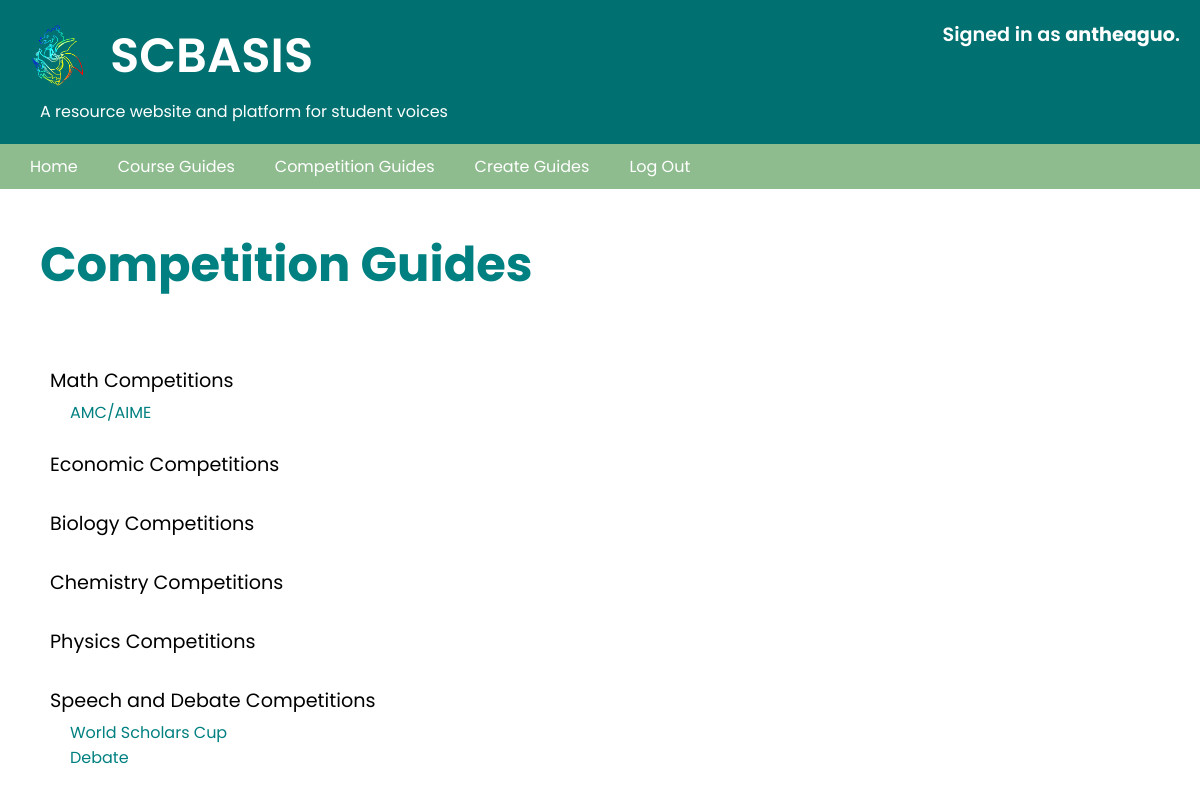
The app's page /competition_guides (signed in) with its own data.
### SCBASIS/models.py (models this page shows, shortened)
class User(AbstractUser):
    pass

class Competitions(models.Model):
    name_of_competition = models.CharField(max_length=32)
    competition_description = models.FileField(upload_to='competition_guides')
    editor = models.ForeignKey(User, on_delete = models.CASCADE, related_name="competitions", default = None)
    author = models.CharField(max_length=50, null=True, blank=True)
    date_created = models.DateTimeField(auto_now_add=True, auto_now = False, blank=True)
    competition_category = models.CharField(max_length=50)
    url_of_image = models.CharField(max_length=800)
    viewable = models.BooleanField(default=True, blank=True, null=True)

### SCBASIS/views.py (the view)
# urls.py: path("competition_guides", views.competition_guides, name="competition_guides"),
def competition_guides(request):
    math_competitions = Competitions.objects.filter(competition_category="Math").filter(
        viewable=True
    )
    economic_competitions = Competitions.objects.filter(
        competition_category="Economics"
    ).filter(viewable=True)
    biology_competitions = Competitions.objects.filter(
        competition_category="Biology"
    ).filter(viewable=True)
    chemistry_competitions = Competitions.objects.filter(
        competition_category="Chemistry"
    ).filter(viewable=True)
    physics_competitions = Competitions.objects.filter(
        competition_category="Physics"
    ).filter(viewable=True)
    speech_and_debate_competition = Competitions.objects.filter(
        competition_category="Speech and Debate"
    ).filter(viewable=True)
    return render(
        request,
        "scbasis/competition_guides.html",
        {
            "math_competitions": math_competitions,
            "economic_competitions": economic_competitions,
            "biology_competitions": biology_competitions,
            "chemistry_competitions": chemistry_competitions,
            "physics_competitions": physics_competitions,
            "speech_and_debate_competitions": speech_and_debate_competition,
        },
    )

### SCBASIS/templates/scbasis/competition_guides.html (shortened to what this page needs)
{% extends "scbasis/layout.html" %}
{% block body %}
{% load static %}
    <link rel="stylesheet" type="text/css" href="{% static 'scbasis/course_and_competition_page/styles.css' %}">
        <h2 id='heading'>Competition Guides</h2>
        <br>
    <div class = "container">
        <label>Math Competitions</label>
        <ul class="course_list">
            {% for competition in math_competitions %}
                <a href="{% url 'display_competitions' competition.id %}">
                <li class="course_name">{{competition.name_of_competition}}</li>
                </a>
            {% endfor %}
        </ul>
        <br>
        <label>Economic Competitions</label>
        <br>
        <label>Biology Competitions</label>
        <br>
        <label>Chemistry Competitions</label>
        <br>
        <label>Physics Competitions</label>
        <br>
        <label>Speech and Debate Competitions</label>
        {% for competition in speech_and_debate_competitions %}
            <a href="{% url 'display_competitions' competition.id %}">
            <li class="course_name">{{competition.name_of_competition}}</li>
            </a>
        {% endfor %}
        <br>
    </div>
{% endblock %}

### SCBASIS/templates/scbasis/layout.html (shortened to what this page needs)
{% load static %}
<!DOCTYPE html>
<html lang="en">
    <head>
        <link href="{% static 'scbasis/layout_page/styles.css' %}" rel="stylesheet">
    </head>
    <body>
            <header>
                <section class="text">
                    <div class='row'>
                        <img class="scbasis" src="{% static 'scbasis/layout_page/SCBASIS.png'%}">
                        <h1 id="scbasis-title">SCBASIS</h1>
                    </div>
                    <h4>A resource website and platform for student voices</h4>
                    <div id="username-info">
                        {% if user.is_authenticated %}
                            Signed in as <strong>{{ user.username }}</strong>.
                        {% else %}
                            Not signed in.
                        {% endif %}
                    </div>
                </section>
            </header>
            <ul class="nav">
                    <li class="nav-item">
                        <a class="nav-link" href="{% url 'index' %}">Home</a>
                    </li>
                    <li class="nav-item">
                        <a class="nav-link" href="{% url 'course_guides'%}">Course Guides</a>
                    </li>
                    <li class="nav-item">
                        <a class="nav-link" href="{% url 'competition_guides' %}">Competition Guides</a>
                    </li>
                {% if user.is_authenticated %}
                    <li class="nav-item">
                        <a class="nav-link" href="{% url 'create_guides' %}">Create Guides</a>
                    </li>
                    <li class="nav-item">
                        <a class="nav-link" href="{% url 'logout' %}">Log Out</a>
                    </li>
                {% endif %}
            </ul>
        {% block body %}
        {% endblock %}
    </body>
</html>

### SCBASIS/static/scbasis/layout_page/styles.css (style rules this page uses)
* { margin: 0; padding: 0; box-sizing: border-box; font-family: 'Poppins', sans-serif; }
header { background-color: #007071; }
.scbasis { float: left; max-height: 70px; margin-right: 20px; }
.text { padding: 20px; }
.row { display: inline-block; }
#scbasis-title { font-size: 3em; font-weight: 600; color: white; float: right; }
#heading { margin-top: 40px; margin-left: 100px; margin-right: 10px; margin-bottom: 40px; color: teal; font-size: 3em; }
h4 { font-size: 1em; color: white; font-weight: 400; margin-left: 20px; }
label { margin-bottom: 5px; font-weight: 400; font-size: 1.2em; display: block; }
#username-info { font-size: 1.2em; font-weight: 600; position: absolute; top: 20px; right: 20px; z-index: 11; color: white; }
.nav { list-style-type: none; margin: 0; padding: 10px; overflow: hidden; background-color: darkseagreen; }
.nav-item { float: left; }
.nav-link { color: white; text-align: center; padding: 14px 20px; text-decoration: none; }

### SCBASIS/static/scbasis/course_and_competition_page/styles.css (style rules this page uses)
#heading { margin-left: 40px ; }
.container { padding-left: 50px; padding-left: 50px; margin-bottom: 50px; }
.course_list { list-style-type: none; margin: 0; padding: 0; }
.course_name { display: block; color: teal; font-size: 1em; text-decoration: none; margin-left: 20px; }
a { text-decoration: none; }

### records on screen
User: username "antheaguo"
Competitions: name_of_competition "AMC/AIME"
Competitions: name_of_competition "World Scholars Cup"
Competitions: name_of_competition "Debate"
